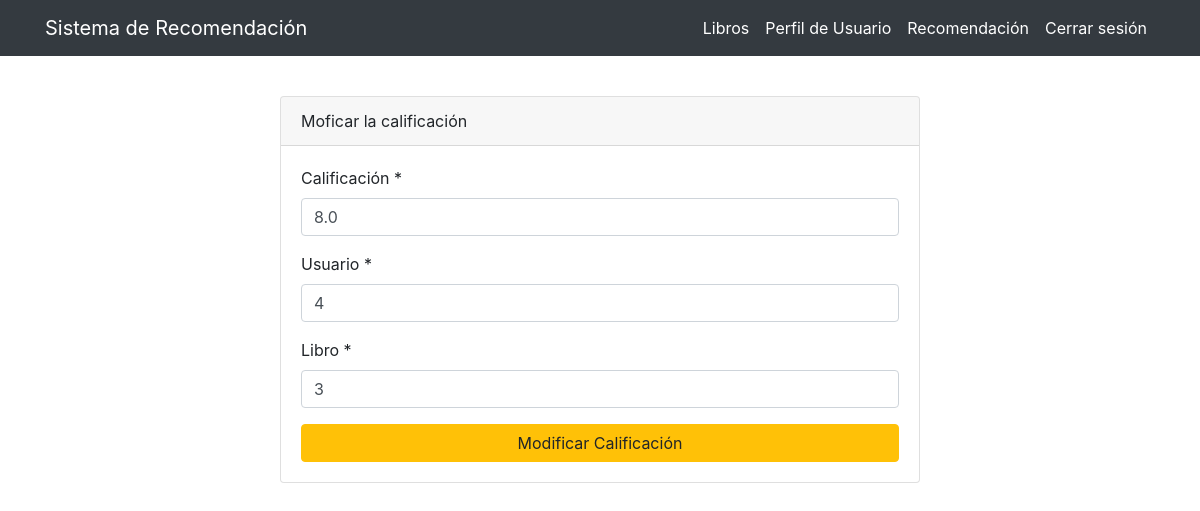
/libros/modificar-calificacion/3 (signed in), run on an earlier commit of the app's database.
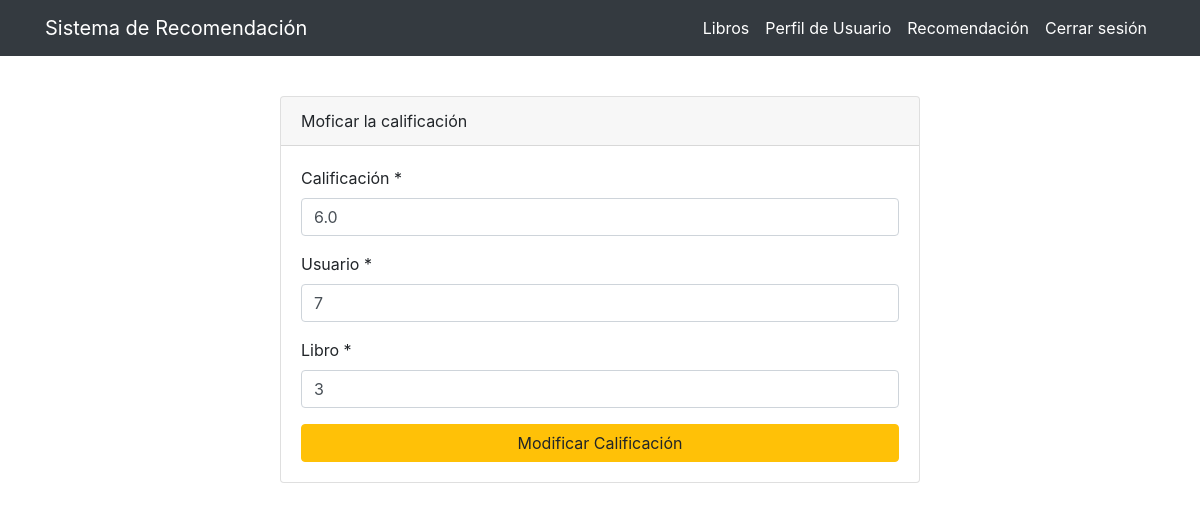
And on a later commit of the database.
### libros/models.py (models this page shows, shortened)
class Calificacion(models.Model):
    usuario = models.ForeignKey(User, on_delete=models.PROTECT)
    libro = models.ForeignKey(Libro, on_delete=models.PROTECT)
    puntaje = models.FloatField()

### libros/views.py (the view, shortened to what this page needs)
# urls.py: path('modificar-calificacion/<int:pk>', ModificarCalificacion.as_view(), name='modificar-calificacion'),
@method_decorator([login_required], name='dispatch')
class ModificarCalificacion(UpdateView):
    model = Calificacion
    form_class = PuntajeForm
    template_name = 'libros/calificacion_update_form.html'
    success_url =  reverse_lazy('ver_libros')
    def get_object(self):
        id_libro = self.kwargs['pk']
        return get_object_or_404(Calificacion, libro=id_libro)

### libros/forms.py
class PuntajeForm(forms.ModelForm):
    class Meta:
        model = Calificacion
        fields = '__all__'
        labels = {
            "usuario": "Usuario",
            "libro": "Libro",
            "puntaje": "Puntaje",
        }
        widgets = {
            'usuario' : forms.TextInput(
                attrs={
                    'class':'form-control'
                }),
            'libro' : forms.TextInput(
                attrs={
                    'class':'form-control'
                }),
            'puntaje' : forms.TextInput(
                attrs={
                    'class':'form-control'
                })
        }

### templates/libros/calificacion_update_form.html (shortened to what this page needs)
{% extends 'base.html' %}
{% block content %}
  <div class="container">
    <div class="card card-register mx-auto mt-5">
      <div class="card-header">Moficar la calificación</div>
      <div class="card-body">
        <form method="POST">
          <div class="form-group">
            <label for="Puntaje">Calificación *</label>
            {{ form.puntaje }}
          </div>
          <div class="form-group">
            <label type="hidden" for="Usuario" disabled>Usuario *</label>
            {{ form.usuario }}
          </div>
          <div class="form-group">
            <label for="Usuario"> Libro *</label>
            {{ form.libro }}
          </div>
          <button type="submit" class="btn btn-warning btn-block">Modificar Calificación</button>
          </div>
      </div>
    </div>
{% endblock content %}

What changed in the data, as far as the page shows it:
changed Calificacion: puntaje "8.0" → "6.0"; usuario "4" → "7"
